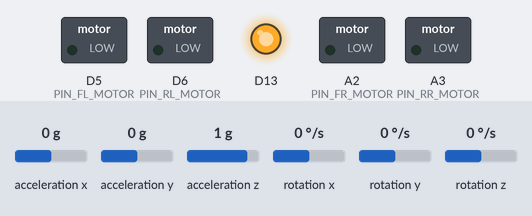
Recording of a sketch running on a simulated Arduino Nano 33 IoT. Parts: switched loads named in the sketch (green lamp = pin HIGH), output pins drawn as LEDs (lit = HIGH). Inputs (shaded band) come from the test bench; at power-on: acceleration x 0 g, acceleration y 0 g, acceleration z 1 g, rotation x 0 °/s, rotation y 0 °/s, rotation z 0 °/s. Nothing arrives over Bluetooth unless stated; a phone connects over Bluetooth LE 3 s after start; what the sketch prints to the serial monitor is not drawn.

Above: at 0.1 s.
Timing chart, 0 to 1.6 s (numbered marks = the images above):
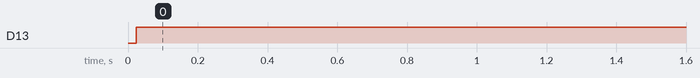

The sketch:

DroneController.ino
```cpp
#include "EngineController.h"
#include "BluetoothController.h"
#include "FlySensor.h"
#include "Arduino.h"
#include "LedDebug.h"

// LOOP
#define LOOP_TIME 20               // target delta time in ms
#define SERIAL_CHECK_TIMEOUT 2000  // max time to connect with the Serial Monitor

// IMU
#define SENSOR_RATE 104.00

FlySensor mFlySensor(SENSOR_RATE);
EngineController mEngineController;
BluetoothController mBluetoothController;

long mCurrentMillis = 0;
long mLastMillis = 0;

/*
bool OnBluetoothReceived(BluetoothController::ReceivedData aData) {
  mEngineController.SetEnginePower(EngineController::EngineID::FR_ENGINE, aData.Engine1);
  mEngineController.SetEnginePower(EngineController::EngineID::FL_ENGINE, aData.Engine2);
  mEngineController.SetEnginePower(EngineController::EngineID::RR_ENGINE, aData.Engine3);
  mEngineController.SetEnginePower(EngineController::EngineID::RL_ENGINE, aData.Engine4);
}
*/

void setup() {
  Serial.begin(9600);
  while (!Serial);

  LedDebug::GetInstance()->Init(13);

  mCurrentMillis = millis();
  mEngineController.Init();
  mFlySensor.Init();
  mBluetoothController.begin();
}

void loop() {
  long lDeltaTime = UpdateLoopTime();
  if (lDeltaTime < LOOP_TIME) {
    delay(LOOP_TIME - lDeltaTime);
  }

  if (mFlySensor.IsActive()){
    mFlySensor.Update();
  }
  else{
    mFlySensor.Init();
  }

  mBluetoothController.statusUpdate();
  mEngineController.Update();

  LedDebug::GetInstance()->Update();

  mBluetoothController.UpdateDataToSend(mFlySensor.Yaw(), mFlySensor.Pitch(), mFlySensor.Roll(), 0);
}

long UpdateLoopTime() {
  mLastMillis = mCurrentMillis;
  mCurrentMillis = millis();
  return mCurrentMillis - mLastMillis;
}
```

BluetoothController.cpp
```cpp
#include "BluetoothController.h"

BluetoothController::BluetoothController()
  : mService("19B10000-E8F2-537E-4F6C-D104768A1214"), // Servicio base
    rxCharacteristic("19B10001-E8F2-537E-4F6C-D104768A1214", BLEWrite, 4),   // Central → Arduino
    txCharacteristic("19B10002-E8F2-537E-4F6C-D104768A1214", BLENotify, 4),  // Arduino → Central
    connected(false),
    bleAvailable(false)
{}

void BluetoothController::begin() {
  tryInitBLE();
}

void BluetoothController::tryInitBLE() {
  if (BLE.begin()) {
    BLE.setLocalName("NanoDrone");
    BLE.setAdvertisedService(mService);

    mService.addCharacteristic(rxCharacteristic);
    mService.addCharacteristic(txCharacteristic);
    BLE.addService(mService);

    BLE.advertise();
    Serial.println("BLE started. Advertising as NanoDrone...");
    bleAvailable = true;
  } else {
    Serial.println("BLE init failed. Will retry...");
    bleAvailable = false;
  }
}

void BluetoothController::statusUpdate() {
  if (!bleAvailable) {
    tryInitBLE(); // Reintentar si BLE aún no está disponible
    return;
  }

  BLEDevice newCentral = BLE.central();

  if (newCentral && !connected) {
    central = newCentral;
    connected = true;
    Serial.print("Device connected: ");
    Serial.println(central.address());
    return;
  }

  if (connected && !central.connected()) {
    Serial.println("Device disconnected.");
    connected = false;
    return;
  }

  if (!connected) return;

  sendFlightData();
  processIncomingData();
}

void BluetoothController::UpdateDataToSend(uint8_t yaw, uint8_t pitch, uint8_t roll, uint8_t altitude) {
  if (!bleAvailable || !connected) return;

  _yaw = yaw;
  _pitch = pitch;
  _roll = roll;
  _altitude = altitude;
}

void BluetoothController::sendFlightData() {
  if (!bleAvailable || !connected) return;

  uint8_t buffer[4] = { _yaw, _pitch, _roll, _altitude };
  txCharacteristic.writeValue(buffer, sizeof(buffer));
}

void BluetoothController::processIncomingData() {
  if (!connected) return;

  if (rxCharacteristic.written()) {
    const uint8_t* data = rxCharacteristic.value();
    int len = rxCharacteristic.valueLength();

    if (len >= 4) {
      uint8_t yaw      = data[0];
      uint8_t pitch    = data[1];
      uint8_t roll     = data[2];
      uint8_t altitude = data[3];

      Serial.print("From central → ");
      Serial.print(yaw);      Serial.print('-');
      Serial.print(pitch);    Serial.print('-');
      Serial.print(roll);     Serial.print('-');
      Serial.println(altitude);
    }
  }
}
```

BluetoothController.h
```cpp
#ifndef BLUETOOTHCONTROLLER_H
#define BLUETOOTHCONTROLLER_H

#include <ArduinoBLE.h>

class BluetoothController {
public:
    BluetoothController();
    void begin();
    void statusUpdate();
    void UpdateDataToSend(uint8_t yaw, uint8_t pitch, uint8_t roll, uint8_t altitude);

private:
    void tryInitBLE();
    void sendFlightData();
    void processIncomingData();

    uint8_t _yaw;
    uint8_t _pitch;
    uint8_t _roll;
    uint8_t _altitude;

    BLEService mService;
    BLECharacteristic rxCharacteristic;
    BLECharacteristic txCharacteristic;
    BLEDevice central;
    bool connected;
    bool bleAvailable;
};

#endif
```

Engine.cpp
```cpp
#include "Engine.h"

Engine::Engine(pin_size_t aEnginePin){
  mPin = aEnginePin;
}

void Engine::Init(){
  pinMode(mPin, OUTPUT);
}

void Engine::Update(){
  analogWrite(mPin, mCurrentPower);
}

void Engine::SetPower(int aPower){
  mCurrentPower = aPower;
}

void Engine::AddPower(int aPower){
  mCurrentPower += aPower;
}

int Engine::GetPower(){
  return mCurrentPower;
}
```

Engine.h
```cpp
#include "api/Common.h"
class Engine {
  private:
    int mCurrentPower = 0;
    pin_size_t mPin;

  public:
    Engine(pin_size_t aEnginePin);

    void Init();
    void Update();

    void SetPower(int aPower);
    void AddPower(int aPower);
    int GetPower();
};
```

EngineController.cpp
```cpp
#include <utility>
#include "variant.h"
#include "EngineController.h"
#include "Arduino.h"

EngineController::EngineController(){
  mEngines.insert(std::make_pair(EngineID::FR_ENGINE, new Engine(PIN_FR_MOTOR)));
  mEngines.insert(std::make_pair(EngineID::FL_ENGINE, new Engine(PIN_FL_MOTOR)));
  mEngines.insert(std::make_pair(EngineID::RR_ENGINE, new Engine(PIN_RR_MOTOR)));
  mEngines.insert(std::make_pair(EngineID::RL_ENGINE, new Engine(PIN_RL_MOTOR)));
}

void EngineController::Init(){
  //Serial.println("[ENGINE CONTROLLER] Init Engines...");
  mEngines[EngineID::FR_ENGINE]->Init();
  mEngines[EngineID::FL_ENGINE]->Init();
  mEngines[EngineID::RR_ENGINE]->Init();
  mEngines[EngineID::RL_ENGINE]->Init();
  //Serial.println("[ENGINE CONTROLLER] Init Done!");
}

void EngineController::Update(){
  mEngines[EngineID::FR_ENGINE]->Update();
  mEngines[EngineID::FL_ENGINE]->Update();
  mEngines[EngineID::RR_ENGINE]->Update();
  mEngines[EngineID::RL_ENGINE]->Update();
}

void EngineController::SetEnginePower(EngineID aEngine, int aPower){
  mEngines[aEngine]->SetPower(aPower);
}

void EngineController::AddEnginePower(EngineID aEngine, int aPower){
  mEngines[aEngine]->AddPower(aPower);
}

void EngineController::DoMove(MovementID aMove, int speed){

}
```

EngineController.h
```cpp
#include "Engine.h"
#include <map>

// ENGINE
#define PIN_FR_MOTOR 16 // Front-Right Engine pin
#define PIN_RR_MOTOR 17 // Rear-Right Engine pin
#define PIN_FL_MOTOR 5 // Front-Left Engine pin
#define PIN_RL_MOTOR 6 // Rear-Left Engine pin

class EngineController{
private:

public:
  enum EngineID {
    FR_ENGINE,
    FL_ENGINE,
    RR_ENGINE,
    RL_ENGINE
  };

  enum MovementID{
    MOVE_UP,
    MOVE_DOWN,
    MOVE_RIGHT,
    MOVE_LEFT
  };

  EngineController();

  void Init();
  void Update();

  void SetEnginePower(EngineID aEngine, int aPower);
  void AddEnginePower(EngineID aEngine, int aPower);

  void DoMove(MovementID aMove, int speed);

  private:
  std::map<EngineID, Engine*> mEngines;
};
```

FlySensor.cpp
```cpp
#include "api/Common.h"
#include "FlySensor.h"
#include "Arduino.h"
#include "LedDebug.h"

void FlySensor::ReadIMUValues(float &aPitch, float &aRoll, float &aHeading){
  // values for acceleration and rotation:
  float lXAcc, lYAcc, lZAcc;
  float lXGyro, lYGyro, lZGyro;

  // check if the IMU is ready to read:
  if (IMU.accelerationAvailable() && IMU.gyroscopeAvailable()) {
    // read accelerometer &and gyrometer:
    IMU.readAcceleration(lXAcc, lYAcc, lZAcc);
    IMU.readGyroscope(lXGyro, lYGyro, lZGyro);

    // update the filter, which computes orientation:
    filter.updateIMU(lXGyro, lYGyro, lZGyro, lXAcc, lYAcc, lZAcc);

    // print the heading, pitch and roll
    aRoll = filter.getRoll();
    aPitch = filter.getPitch();
    aHeading = filter.getYaw();
  }
}

FlySensor::FlySensor(float aSampleFreq){
  mSampleFreq = aSampleFreq;
}

void FlySensor::Init(){
  //Serial.println("Starting IMU...");
  mIsActive = false;
  if (!IMU.begin()) {
    LedDebug::GetInstance()->AddError(LedDebug::ErrorType::IMU_ERROR);
    return;
  }

  // start the filter to run at the sample rate:
  filter.begin(mSampleFreq);
  /*
  Serial.println("IMU sensor rate set at " + String(mSampleFreq));

  Serial.print("Gyroscope sample rate = ");
  Serial.print(IMU.gyroscopeSampleRate());
  Serial.println("Hz");

  Serial.print("Accelerometer sample rate = ");
  Serial.print(IMU.accelerationSampleRate());
  Serial.println("Hz");

  Serial.println("IMU Start: DONE!");
  */

  mIsActive = true;
}

void FlySensor::Update(){
  ReadIMUValues(mPitch, mRoll, mYaw);
  //Serial.println("Yaw: "+ String(mPitch) + " Pitch: " + String(mRoll) + " Roll: " + String(mYaw));
}

float FlySensor::Pitch(){
  return mPitch;
}

float FlySensor::Yaw(){
  return mYaw;
}

float FlySensor::Roll(){
  return mRoll;
}

bool FlySensor::IsActive(){
  return mIsActive;
}
```

FlySensor.h
```cpp
#include <MadgwickAHRS.h>
#include <Arduino_LSM6DS3.h>

class FlySensor{
  private:
    float mIsActive = false;

    float mSampleFreq = 0; // Update freq of the sensor
    float mYaw, mPitch, mRoll; // Yaw, pitch and roll values
    Madgwick filter; // filter needed to calculate the yaw pitch and roll of the borad

    void ReadIMUValues(float &aPitch, float &aRoll, float &aHeading);

  public:
    FlySensor(float aSampleFreq);

    void Init();
    void Update();

    float Pitch();
    float Yaw();
    float Roll();

    bool IsActive();
};
```

LedDebug.cpp
```cpp
#include "LedDebug.h"
#include "Arduino.h"

LedDebug* LedDebug::mInstance = nullptr;

LedDebug* LedDebug::GetInstance(){
  if (mInstance == nullptr){
    mInstance = new LedDebug();
  }
  return mInstance;
}

void LedDebug::Init(int aLedPin){
  mLedPin = aLedPin;
  mStartMillis = 0;
  pinMode(mLedPin, OUTPUT);
}

void LedDebug::Update(){
  if (mCurrentErrors.size() == 0){
    mStartMillis = 0;
    digitalWrite(mLedPin, HIGH);
  }
  else{
    UpdateCurrentError();
  }
}

void LedDebug::AddError(ErrorType aError){
  if (!ContainsError(aError)){
    mCurrentErrors.push_back(aError);
  }
}

void LedDebug::RemoveError(ErrorType aError){
  auto it = std::find(mCurrentErrors.begin(), mCurrentErrors.end(), aError);
  if (it == mCurrentErrors.end()) return;
  mCurrentErrors.erase(it);
}

bool LedDebug::ContainsError(ErrorType aError){
  return (std::find(mCurrentErrors.begin(), mCurrentErrors.end(), aError) != mCurrentErrors.end());
}

int LedDebug::GetCurrentErrorEffectTime(){
  int lErrorValue = *mErrorIterator;
  return (2*lErrorValue - 1)*ACTIVE_TIME + RESET_TIME;
}

void LedDebug::UpdateCurrentError(){
  if (mCurrentErrors.size() > 0){
    if (mStartMillis == 0){
      mErrorIterator = mCurrentErrors.begin();
      mStartMillis = millis();
    }
    else{
      long lElapsedMillis = millis() - mStartMillis;
      int lErrorTime = GetCurrentErrorEffectTime();
      if (lElapsedMillis >= lErrorTime - RESET_TIME){
        digitalWrite(mLedPin, LOW);
        if (lElapsedMillis >= lErrorTime){
          mStartMillis = millis();
          ++mErrorIterator;
          if (mErrorIterator == mCurrentErrors.end()){ // if there is no more errors, restart the list
            mErrorIterator = mCurrentErrors.begin();
          }
        }
      }
      else{
        int lCurrentState = std::floor(lElapsedMillis / ACTIVE_TIME);
        bool lActiveState = lCurrentState % 2 == 0;
        if (lActiveState){
          digitalWrite(mLedPin, HIGH);
        }
        else{
          digitalWrite(mLedPin, LOW);
        }
      }
    }
  }
}
```

LedDebug.h
```cpp
#include "api/Common.h"
#include <algorithm>
#include <iostream>
#include <list>
#include <cmath>

#define ACTIVE_TIME 500
#define RESET_TIME 4000

class LedDebug {

public:
  enum ErrorType {
    NONE = 0,
    BLUETOOTH_DISCONNECTED = 1,
    BLUETOOTH_ERROR = 2,
    ENGINE_ERROR = 3,
    IMU_ERROR = 4
  };

  void Init(int aLedPin);
  void Update();

  void AddError(ErrorType aError);
  void RemoveError(ErrorType aError);
  bool ContainsError(ErrorType aError);

  static LedDebug* GetInstance();

  LedDebug(LedDebug &other) = delete;
  void operator=(const LedDebug &) = delete;

protected:

  int mLedPin;

  LedDebug(){};
  static LedDebug* mInstance;

  std::list<ErrorType> mCurrentErrors;

  std::list<ErrorType>::iterator mErrorIterator;
  long mStartMillis;

  int GetCurrentErrorEffectTime();
  void UpdateCurrentError();

};
```

Measured:
- by itself, D13: LOW → HIGH at 0.02 s
